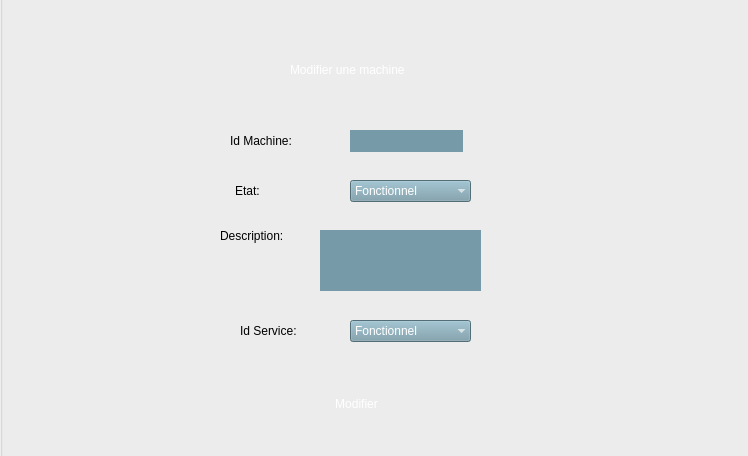
<?xml version="1.0" encoding="UTF-8"?>
<ui version="4.0">
 <class>ModifierMachine</class>
 <widget class="QDialog" name="ModifierMachine">
  <property name="geometry">
   <rect>
    <x>0</x>
    <y>0</y>
    <width>748</width>
    <height>456</height>
   </rect>
  </property>
  <property name="windowTitle">
   <string>Modifier une machine</string>
  </property>
  <widget class="QGroupBox" name="groupBox">
   <property name="geometry">
    <rect>
     <x>0</x>
     <y>-10</y>
     <width>751</width>
     <height>471</height>
    </rect>
   </property>
   <property name="title">
    <string/>
   </property>
   <widget class="QLabel" name="label">
    <property name="geometry">
     <rect>
      <x>0</x>
      <y>10</y>
      <width>1061</width>
      <height>461</height>
     </rect>
    </property>
    <property name="text">
     <string/>
    </property>
    <property name="pixmap">
     <pixmap resource="resources.qrc">:/images/icons/Inter.png</pixmap>
    </property>
   </widget>
   <widget class="QLabel" name="label_2">
    <property name="geometry">
     <rect>
      <x>290</x>
      <y>70</y>
      <width>141</width>
      <height>20</height>
     </rect>
    </property>
    <property name="styleSheet">
     <string notr="true">color: rgb(255, 255, 255);</string>
    </property>
    <property name="text">
     <string>Modifier une machine</string>
    </property>
   </widget>
   <widget class="QLabel" name="label_4">
    <property name="geometry">
     <rect>
      <x>235</x>
      <y>190</y>
      <width>101</width>
      <height>21</height>
     </rect>
    </property>
    <property name="styleSheet">
     <string notr="true">font: 10pt &quot;MS Shell Dlg 2&quot;;</string>
    </property>
    <property name="text">
     <string>Etat:</string>
    </property>
    <property name="buddy">
     <cstring>comboBox_EtatM_Modifier</cstring>
    </property>
   </widget>
   <widget class="QLabel" name="label_5">
    <property name="geometry">
     <rect>
      <x>220</x>
      <y>230</y>
      <width>91</width>
      <height>31</height>
     </rect>
    </property>
    <property name="styleSheet">
     <string notr="true">font: 10pt &quot;MS Shell Dlg 2&quot;;</string>
    </property>
    <property name="text">
     <string>Description:</string>
    </property>
    <property name="buddy">
     <cstring>lineEdit_Description_Modif</cstring>
    </property>
   </widget>
   <widget class="QPushButton" name="pushButton_Modifier">
    <property name="geometry">
     <rect>
      <x>310</x>
      <y>400</y>
      <width>93</width>
      <height>28</height>
     </rect>
    </property>
    <property name="acceptDrops">
     <bool>false</bool>
    </property>
    <property name="styleSheet">
     <string notr="true">color: rgb(255, 255, 255);</string>
    </property>
    <property name="text">
     <string>Modifier</string>
    </property>
    <property name="checkable">
     <bool>false</bool>
    </property>
    <property name="checked">
     <bool>false</bool>
    </property>
    <property name="flat">
     <bool>true</bool>
    </property>
   </widget>
   <widget class="QComboBox" name="comboBox_EtatM_Modifier">
    <property name="geometry">
     <rect>
      <x>350</x>
      <y>190</y>
      <width>121</width>
      <height>22</height>
     </rect>
    </property>
    <property name="autoFillBackground">
     <bool>false</bool>
    </property>
    <property name="styleSheet">
     <string notr="true">background-color: rgb(118, 154, 168);
color: rgb(255, 255, 255);
</string>
    </property>
    <property name="editable">
     <bool>false</bool>
    </property>
    <property name="frame">
     <bool>false</bool>
    </property>
    <item>
     <property name="text">
      <string>Fonctionnel</string>
     </property>
    </item>
    <item>
     <property name="text">
      <string>En panne</string>
     </property>
    </item>
   </widget>
   <widget class="QLineEdit" name="lineEdit_Description_Modif">
    <property name="geometry">
     <rect>
      <x>320</x>
      <y>240</y>
      <width>161</width>
      <height>61</height>
     </rect>
    </property>
    <property name="styleSheet">
     <string notr="true">background-color: rgb(118, 154, 168);
color: rgb(255, 255, 255);</string>
    </property>
    <property name="frame">
     <bool>false</bool>
    </property>
    <property name="clearButtonEnabled">
     <bool>false</bool>
    </property>
   </widget>
   <widget class="QLabel" name="label_6">
    <property name="geometry">
     <rect>
      <x>240</x>
      <y>330</y>
      <width>91</width>
      <height>21</height>
     </rect>
    </property>
    <property name="styleSheet">
     <string notr="true">font: 10pt &quot;MS Shell Dlg 2&quot;;</string>
    </property>
    <property name="text">
     <string>Id Service:</string>
    </property>
    <property name="buddy">
     <cstring>comboBox_IDSERVICE_Modifier</cstring>
    </property>
   </widget>
   <widget class="QComboBox" name="comboBox_IDSERVICE_Modifier">
    <property name="geometry">
     <rect>
      <x>350</x>
      <y>330</y>
      <width>121</width>
      <height>22</height>
     </rect>
    </property>
    <property name="autoFillBackground">
     <bool>false</bool>
    </property>
    <property name="styleSheet">
     <string notr="true">background-color: rgb(118, 154, 168);
color: rgb(255, 255, 255);
</string>
    </property>
    <property name="editable">
     <bool>false</bool>
    </property>
    <property name="frame">
     <bool>false</bool>
    </property>
    <item>
     <property name="text">
      <string>Fonctionnel</string>
     </property>
    </item>
    <item>
     <property name="text">
      <string>En panne</string>
     </property>
    </item>
   </widget>
   <widget class="QLineEdit" name="lineEdit_IDMACHINE_Mod">
    <property name="geometry">
     <rect>
      <x>350</x>
      <y>140</y>
      <width>113</width>
      <height>22</height>
     </rect>
    </property>
    <property name="styleSheet">
     <string notr="true">background-color: rgb(118, 154, 168);
color: rgb(255, 255, 255);</string>
    </property>
    <property name="frame">
     <bool>false</bool>
    </property>
    <property name="readOnly">
     <bool>true</bool>
    </property>
    <property name="clearButtonEnabled">
     <bool>false</bool>
    </property>
   </widget>
   <widget class="QLabel" name="label_7">
    <property name="geometry">
     <rect>
      <x>230</x>
      <y>140</y>
      <width>101</width>
      <height>21</height>
     </rect>
    </property>
    <property name="styleSheet">
     <string notr="true">font: 10pt &quot;MS Shell Dlg 2&quot;;</string>
    </property>
    <property name="text">
     <string>Id Machine:</string>
    </property>
    <property name="buddy">
     <cstring>lineEdit_IDMACHINE_Mod</cstring>
    </property>
   </widget>
  </widget>
 </widget>
 <tabstops>
  <tabstop>lineEdit_IDMACHINE_Mod</tabstop>
  <tabstop>comboBox_EtatM_Modifier</tabstop>
  <tabstop>lineEdit_Description_Modif</tabstop>
  <tabstop>comboBox_IDSERVICE_Modifier</tabstop>
  <tabstop>pushButton_Modifier</tabstop>
 </tabstops>
 <resources>
  <include location="resources.qrc"/>
 </resources>
 <connections/>
</ui>
